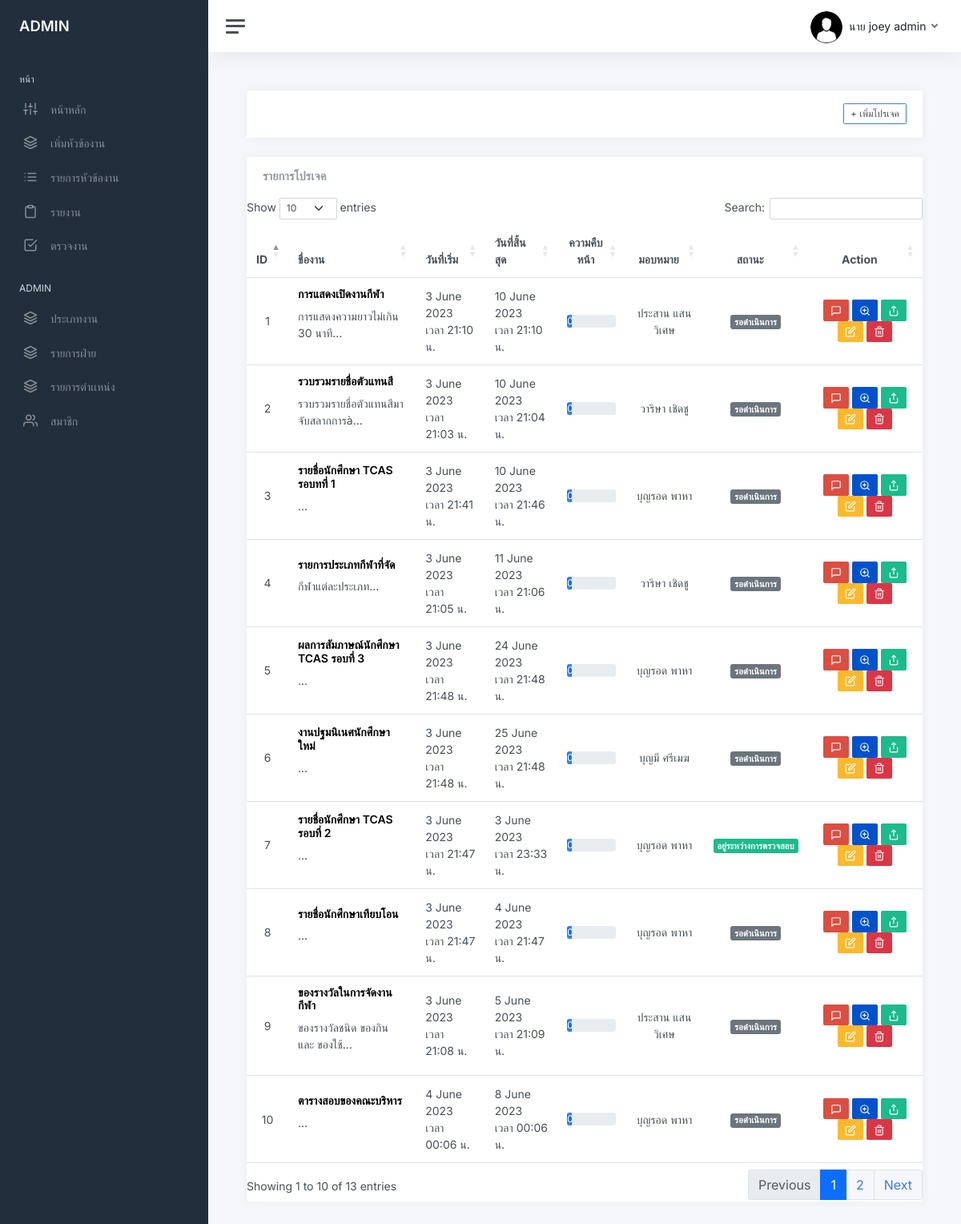
Screenshot of /task_list_user.php (signed in) with the database file from the repository.
### tables this page shows
CREATE TABLE `user` (
  `user_id` int NOT NULL,
  `firstname` varchar(200) NOT NULL,
  `lastname` varchar(200) NOT NULL,
  `email` varchar(200) NOT NULL,
  `password` varchar(255) NOT NULL,
  `role_id` int DEFAULT NULL,
  `avatar` varchar(255) DEFAULT NULL,
  `date_created` timestamp NOT NULL DEFAULT CURRENT_TIMESTAMP ON UPDATE CURRENT_TIMESTAMP,
  `status_user` int NOT NULL,
  `tel` varchar(255) NOT NULL,
  `line_token` varchar(255) NOT NULL,
  `idcard` varchar(13) NOT NULL,
  `department_id` int NOT NULL,
  `shortname_id` int NOT NULL,
  `status_user2` int NOT NULL
);

CREATE TABLE `project` (
  `project_id` int NOT NULL,
  `name_project` varchar(255) NOT NULL,
  `description` text NOT NULL,
  `status_1` tinyint NOT NULL,
  `create_project` timestamp NOT NULL DEFAULT CURRENT_TIMESTAMP ON UPDATE CURRENT_TIMESTAMP,
  `start_date` datetime NOT NULL,
  `end_date` datetime NOT NULL,
  `manager_id` int NOT NULL,
  `status_2` int NOT NULL,
  `id_jobtype` int NOT NULL,
  `progress_project` float NOT NULL
);

CREATE TABLE `task_list` (
  `task_id` int NOT NULL,
  `name_tasklist` varchar(255) NOT NULL,
  `description_task` varchar(200) NOT NULL,
  `status_task` tinyint NOT NULL,
  `strat_date_task` datetime NOT NULL,
  `end_date_task` datetime NOT NULL,
  `project_id` int NOT NULL,
  `user_id` int NOT NULL,
  `progress_task` float NOT NULL,
  `status_timetask` int NOT NULL,
  `status_task2` int NOT NULL
);

### funtion.php (called while the page is built, shortened)
<?php
    function showstattask($statustask){
        $stat1 = array("","รอดำเนินการ","ส่งเเล้ว","รอเเก้ไข","เลยเวลา","เสร็จสิ้น");
        if($statustask =='1'){
            return "<span class='badge bg-primary'>".$stat1[$statustask]."</span>";
        }elseif($statustask =='2'){
            return "<span class='badge bg-success'>".$stat1[$statustask]."</span>";
        }elseif($statustask =='3'){
            return "<span class='badge bg-warning'>".$stat1[$statustask]."</span>";
        }elseif($statustask =='4'){
            return "<span class='badge bg-warning'>".$stat1[$statustask]."</span>";
        }elseif($statustask =='5'){
            return "<span class='badge bg-danger'>".$stat1[$statustask]."</span>";
        }
    }
    function showshortname($shortname){
        if($shortname =='1'){
            return "นาย";
        }elseif($shortname =='2'){
            return "นางสาว";
        } elseif($shortname =='9'){
            return "นาง";
        } elseif($shortname =='3'){
            return "ดร.";
        } elseif($shortname =='4'){
        return "ผศ.";
        } elseif($shortname =='5'){
            return "รศ.";
        } elseif($shortname =='6'){
            return "ศ.";
        } elseif($shortname =='7'){
            return "ผศ.ดร.";
        } elseif($shortname =='8'){
            return "ศ.ดร.";
        }elseif($shortname =='10'){
            return "อาจารย์";
        } elseif($shortname =='11'){
            return "Mr.";
        }elseif($shortname =='12'){
            return "Ms";
        }
    }
    ?>

### task_list_user.php (the view, shortened to what this page needs)
<?php
    require_once 'connect.php';
?>
<!DOCTYPE html>
<html lang="en">
<?php include "head.php"?>
<body>
<link rel="stylesheet" type="text/css" href="https://cdn.datatables.net/1.13.2/css/dataTables.bootstrap5.min.css"
<?php include "sidebar.php"?>
<form action="" method="post" class="form-horizontal" enctype="multipart/form-data">
    <main class="content">
    <?php if($level!= 5 ): ?>
         <div class="col-lg-12">
            <div class="card card-outline card-success">
                <div class="container-fluid p-0">
                    <div class="card-header">
                        <div class="d-flex justify-content-end">
                            <a class="btn btn-block btn-sm btn-default btn-flat border-primary" href="addproject_page.php"><i class="fa fa-plus"></i>  + เพิ่มโปรเจค</a>
                        </div>
                    </div>
                </div>
            </div>
        </div>
        <?php endif; ?>
        <div class="card flex-fill">
                        <div class="card-header">
                            <h5 class="card-title mb-0">รายการโปรเจค</h5>
                        </div>
                            <table class="table table-hover my-0" id="example">
                                <thead>
                                    <tr>
                                    <th class="text-center">ID</th>
                                        <th class="text-left">ชื่องาน</th>
                                        <th class="text-left">วันที่เริ่ม</th>
                                        <th class="text-left">วันที่สิ้นสุด</th>
                                        <th class="text-center">ความคืบหน้า</th>
                                        <th class="text-center">มอบหมาย</th>
                                        <th class="text-center">สถานะ</th>
                                        <th class="text-center">Action</th>
                                    </tr>
                                </thead>
                                <tbody>
                                    <?php
                                        $i = 1;
                                        $stat1 = array("","รอดำเนินการ","กำลังดำเนินการ","อยู่ระหว่างการตรวจสอบ","รอการเเก้ไข","เลยระยะเวลาที่กำหนด","ดำเนินการเสร็จสิ้น");
                                        $where = "";
                                        $stmtprotasklist = "SELECT *,
                                            DATE_FORMAT(strat_date_task, '%e %M %Y ') AS start_date,
                                            DATE_FORMAT(end_date_task, '%e %M %Y ') AS end_date,
                                            DATE_FORMAT(strat_date_task, 'เวลา %H:%i น.') AS start_time,
                                            DATE_FORMAT(end_date_task, 'เวลา %H:%i น.') AS end_time
                                            FROM project natural join project_list natural join task_list natural join user $where order by end_date,status_2  DESC ";
                                        $stmtprotasklist = $db->query($stmtprotasklist);
                                        $stmtprotasklist->execute();
                                            while($row2 = $stmtprotasklist->fetch(PDO::FETCH_ASSOC)){ ?>
                                <tr>
                                    <td class="text-center">
                                        <?php echo $i++ ?>
                                    </td>
                                    <td>
                                        <h5><b><?php echo $row2['name_tasklist'] ?> </h5></b>
                                        <p class="truncate"><?php echo substr($row2['description_task'],0,100).'...';  ?></p>
                                    </td>
                                    <td >
                                    <?php echo $row2['start_date'].'<br>'.$row2['start_time']  ?>
                                    </td>
                                    <td>
                                    <?php echo $row2['end_date'].'<br>'.$row2['end_time']  ?>
                                    </td>
                                    <td>
                                        <div class="progress ">
                                            <div class="progress-bar progress-bar-striped progress-bar-animated" role="progressbar" style="width: 10%" >0</div>
                                        </div>
                                    </td>
                                    <td class="text-center" >
                                            <?php  echo $row2['firstname']." ".$row2['lastname'] ?>
                                    </td>
                                    <td class="text-center">
                                            <?php
                                                if($row2['status_task'] =='1'){
                                                echo "<span class='badge bg-secondary'>".$stat1[$row2['status_task']]."</span>";
                                            }elseif($row2['status_task'] =='2'){
                                                echo "<span class='badge bg-primary'>".$stat1[$row2['status_task']]."</span>";
                                            }elseif($row2['status_task'] =='3'){
                                                echo "<span class='badge bg-success'>".$stat1[$row2['status_task']]."</span>";
                                            }elseif($row2['status_task'] =='4'){
                                                echo "<span class='badge bg-warning'>".$stat1[$row2['status_task']]."</span>";
                                            }elseif($row2['status_task'] =='5'){
                                                echo "<span class='badge bg-danger'>".$stat1[$row2['status_task']]."</span>";
                                            }elseif($row2['status_task'] =='6'){
                                                echo "<span class='badge bg-danger'>".$stat1[$row2['status_task']]."</span>";
                                            } ?>
                                    </td>
                                    <td class="text-center">
                                    <a class="btn btn-google btn-sm" href="?update_id=<?php echo $row2['task_id']?>"  > <i data-feather="message-square"></i></a>
                                       <a class="btn btn-bitbucket btn-sm" data-bs-toggle="modal" data-bs-target="#viewtaskmodal<?php echo $row2['task_id']?>"><i data-feather="zoom-in"></i></a>
                                      <?php if($row2['manager_id'] == $user_id || $level <= 2 || $row2['user_id'] == $user_id ){?>
                                       <a href="?update_id=<?php echo $row2['task_id']?>" class="btn btn-success btn-sm"  ><i data-feather="share"></i></a>
                                       <?php } ?>
                                       <?php if ($row2['manager_id'] == $user_id || $level <= 2) {?>
                                                <a class="btn btn-warning btn-sm" href="edittask_page.php?update_id=<?php echo $row2['task_id']?>&project_id=<?=$row2['project_id']?>" class="btn btn-warning btn-sm"><i  data-feather="edit"></i></a>
                                                <a class="btn btn-danger btn-sm" href="deletetask.php?delete_id=<?php echo $row2['task_id']?>&project_id=<?=$row2['project_id']?>"><i data-feather="trash-2"></i></a>
                                        <?php } ?>
                                    </td>
                                </tr>
                                    <?php } ?>
                                </tbody>
                            </table>
                        </div>
                    </div>
                </div>
    </body>
</html>

### head.php (shortened to what this page needs)
<head>
	<link rel="stylesheet" href="css/multi_select.css">
	<link rel="stylesheet" href="css/csstablesiza.css">
	<link rel="stylesheet" href="css/modal_Profile.css">
	 <link href="https://cdn.jsdelivr.net/npm/bootstrap@5.3.0-alpha1/dist/css/bootstrap.min.css" rel="stylesheet">
 <link rel="stylesheet" href="https://cdn.jsdelivr.net/npm/bootstrap-icons@1.5.0/font/bootstrap-icons.min.css">
 <link href="https://cdn.jsdelivr.net/gh/kartik-v/bootstrap-fileinput@5.5.0/css/fileinput.min.css" media="all" rel="stylesheet" type="text/css" />
	<link href="css/app.css" rel="stylesheet">
</head>

### sidebar.php (shortened to what this page needs)
<?php
include "head.php";
include "funtion.php";
		if (isset($_SESSION['user_login'])) {
			$user_id = $_SESSION['user_login'];
			$sql = "SELECT *,concat(firstname,' ',lastname) as name FROM user AS u  natural JOIN position  WHERE u.user_id = $user_id ";
			$stmt = $db->prepare($sql);
			$stmt->execute();
			$row = $stmt->fetch(PDO::FETCH_ASSOC);
		}
			$level = $row['level'];
			$where ='';
			$sql2 = "SELECT MAX(level) as maxlevel , MIN(level) as minlevel FROM user as u
			left join position as p ON u.role_id = p.role_id
			left join department as d on u.department_id = d.department_id   $where ";
			$stmt2 = $db->prepare($sql2);
			$stmt2->execute();
			$row2 = $stmt2->fetch(PDO::FETCH_ASSOC);
			$maxlevel = $row2['maxlevel'];
?>
<div class="wrapper">
		<nav id="sidebar" class="sidebar js-sidebar">
			<div class="sidebar-content js-simplebar">
				<a class="sidebar-brand" href="index.php">
				<?php if($level == 1): ?>
				<span class="align-middle">ADMIN <?php ?></span>
				<?php endif; ?>
				</a>
				<ul class="sidebar-nav">
					<li class="sidebar-header">
						หน้า
					</li>
					<li class="sidebar-item">
						<a class="sidebar-link" href="index.php">
              <i class="align-middle" data-feather="sliders"></i> <span class="align-middle">หน้าหลัก</span>
            </a>
					</li>
					<?php if($level != $maxlevel): ?>
						<li class="sidebar-item">
						<a class="sidebar-link" href="addproject_page.php">
              <i class="align-middle" data-feather="layers"></i> <span class="align-middle">เพิ่มหัวข้องาน</span>
            </a>
					<?php endif; ?>
					<li class="sidebar-item">
						<a data-bs-target="#project_list" data-bs-toggle="collapse" class="sidebar-link collapsed" aria-expanded="false">
							<i class="align-middle" data-feather="list"></i>
							 <span class="align-middle">
							 รายการหัวข้องาน
							</span>
						</a>
					</li>
			<li class="sidebar-item">
				<a data-bs-target="#report" data-bs-toggle="collapse" class="sidebar-link collapsed" aria-expanded="false">
					<i class="align-middle" data-feather="clipboard"></i>
						<span class="align-middle">
						รายงาน
					</span>
				</a>
			</li>
					<?php if($level != $maxlevel): ?>
					<li class="sidebar-item">
						<a class="sidebar-link" href="checktask_list.php">
              <i class="align-middle" data-feather="check-square"></i> <span class="align-middle">ตรวจงาน</span>
            </a>
			<?php endif; ?>
					</li>
					<?php if(($level == 1) ): ?>
					<li class="sidebar-header">
						ADMIN
					</li>
					<?php elseif($level  != $maxlevel): ?>
					<li class="sidebar-header">
						USER
					</li>
					<?php endif; ?>
					<?php if($level  != $maxlevel): ?>
						<li class="sidebar-item">
							<a class="sidebar-link"  href="jobtype_list.php">
				<i class="align-middle" data-feather="layers"></i> <span class="align-middle">ประเภทงาน</span>
							</a>
					<?php endif; ?>
					<?php if($level == 1): ?>
						<li class="sidebar-item">
							<a class="sidebar-link"  href="departmant_list.php">
				<i class="align-middle" data-feather="layers"></i> <span class="align-middle">รายการฝ่าย</span>
							</a>
						<li class="sidebar-item">
							<a class="sidebar-link"  href="position_list.php">
				<i class="align-middle" data-feather="layers"></i> <span class="align-middle">รายการตำเเหน่ง</span>
							</a>
					<?php endif; ?>
					<?php if($level <=2): ?>
					<li class="sidebar-item">
						<a data-bs-target="#user" data-bs-toggle="collapse" class="sidebar-link collapsed" aria-expanded="false">
							<i class="align-middle" data-feather="users"></i>
							 <span class="align-middle">
								สมาชิก
							</span>
						</a>
					</li>
					<?php endif; ?>
				</ul>
			</div>
		</nav>
		<div class="main">
			<nav class="navbar navbar-expand navbar-light navbar-bg">
				<a class="sidebar-toggle js-sidebar-toggle">
          <i class="hamburger align-self-center"></i>
        </a>
				<div class="navbar-collapse collapse">
					<ul class="navbar-nav navbar-align">
							<a class="nav-link dropdown-toggle d-none d-sm-inline-block" href="#" data-bs-toggle="dropdown">
							<?php if($row['avatar'] !=""){?>
                				<img src="img/avatars/<?php echo $row['avatar'] ?>" class="avatar rounded-circle rounded me-1" alt="" > <span class="text-dark"> <?php echo $row['firstname'] . ' ' . $row['lastname'] ?></span>
							<?php }else{?>
								<img src="img/avatars/09.jpg" class="avatar rounded-circle rounded me-1" alt="" > <span class="text-dark"> <?php echo  showshortname($row['shortname_id']) . ' ' . $row['firstname'] . ' ' . $row['lastname'] ?></span>
 							<?php }?>
              				</a>
					</ul>
				</div>
			</nav>

### css/multi_select.css (style rules this page uses)
body { font-family: 'Courier New', Courier, monospace; font-size: 14px; }

### rows the page displays
user: shortname "นาย", firstname "joey", lastname "admin"
project: task_list.name_tasklist "การแสดงเปิดงานกีฬา", task_list.description_task "การแสดงความยาวไม่เกิน 30 นาที", start_date "3 June 2023", start_time "เวลา 21:10 น.", end_date "10 June 2023", end_time "เวลา 21:10 น.", user.firstname "ประสาน", user.lastname "แสนวิเศษ", task_list.status_task "รอดำเนินการ", task_list.name_tasklist "รวบรวมรายชื่อตัวแทนสี", task_list.description_task "รวบรวมรายชื่อตัวแทนสีมาจับสลากการà", start_time "เวลา 21:03 น.", end_time "เวลา 21:04 น.", user.firstname "วาริษา", user.lastname "เชิดชู", task_list.name_tasklist "รายการประเภทกีฬาที่จัด", task_list.description_task "กีฬาแต่ละประเภท", start_time "เวลา 21:05 น.", end_date "11 June 2023", end_time "เวลา 21:06 น.", task_list.name_tasklist "ของรางวัลในการจัดงานกีฬา", task_list.description_task "ของรางวัลชนิด ของกิน และ ของใช้", start_time "เวลา 21:08 น.", end_date "5 June 2023", end_time "เวลา 21:09 น."
project: task_list.name_tasklist "รายชื่อนักศึกษา TCAS รอบทที่ 1", start_date "3 June 2023", start_time "เวลา 21:41 น.", end_date "10 June 2023", end_time "เวลา 21:46 น.", user.firstname "บุญรอด", user.lastname "พาหา", task_list.status_task "รอดำเนินการ", task_list.name_tasklist "ผลการสัมภาษณ์นักศึกษา TCAS รอบที่ 3", start_time "เวลา 21:48 น.", end_date "24 June 2023", end_time "เวลา 21:48 น.", task_list.name_tasklist "งานปฐมนิเนศนักศึกษาใหม่", end_date "25 June 2023", user.firstname "บุญมี", user.lastname "ศรีเมฆ", task_list.name_tasklist "รายชื่อนักศึกษา TCAS รอบที่ 2", start_time "เวลา 21:47 น.", end_date "3 June 2023", end_time "เวลา 23:33 น.", task_list.status_task "อยู่ระหว่างการตรวจสอบ", task_list.name_tasklist "รายชื่อนักศึกษาเทียบโอน", end_date "4 June 2023", end_time "เวลา 21:47 น."
project: task_list.name_tasklist "ตารางสอบของคณะบริหาร", start_date "4 June 2023", start_time "เวลา 00:06 น.", end_date "8 June 2023", end_time "เวลา 00:06 น.", user.firstname "บุญรอด", user.lastname "พาหา", task_list.status_task "รอดำเนินการ"
